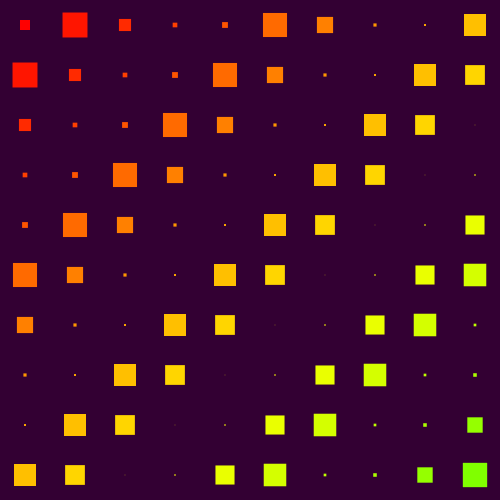
Frame 1 (no input)
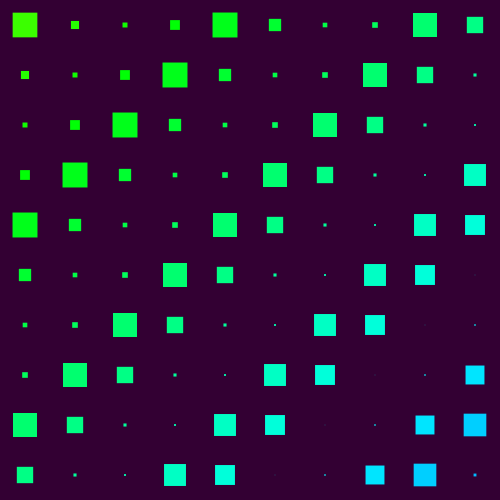
Frame 60 (no input)
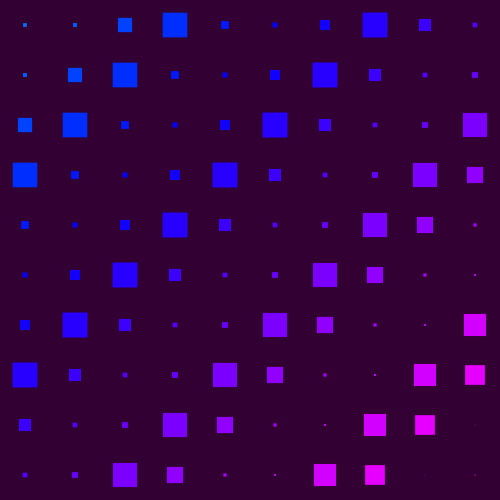
Frame 120 (the mouse pressed at the canvas centre since frame 60)

The p5.js sketch that drew these frames (run headless with seeded random() and noise() and a simulated clock; from frame 60 on, the mouse is pressed at the canvas centre):

// p5.js sketch
// ── sketch.js
let t = 0; // time variable

function setup() {
  createCanvas(500 , 500);
  noStroke();
  colorMode(HSB, 360, 100, 100);
  rectMode(CENTER);
}

function draw() {
  background(300, 100, 20);
  
  for (let y = 0; y < 48; y++) {
    for (let x = 0; x < 48; x++) {
      let scaleFactor = sin(t + (x + y) * 1.5);
      let size = map(scaleFactor, 0, 1, 10, 25);

      let hue = (t * 60 + (x + y) * 5) % 360;
      fill(hue, 100, 100);
      
      square(x * 50 + 25, y * 50 + 25, size);
    }y
  }

  t += 0.03;
}
